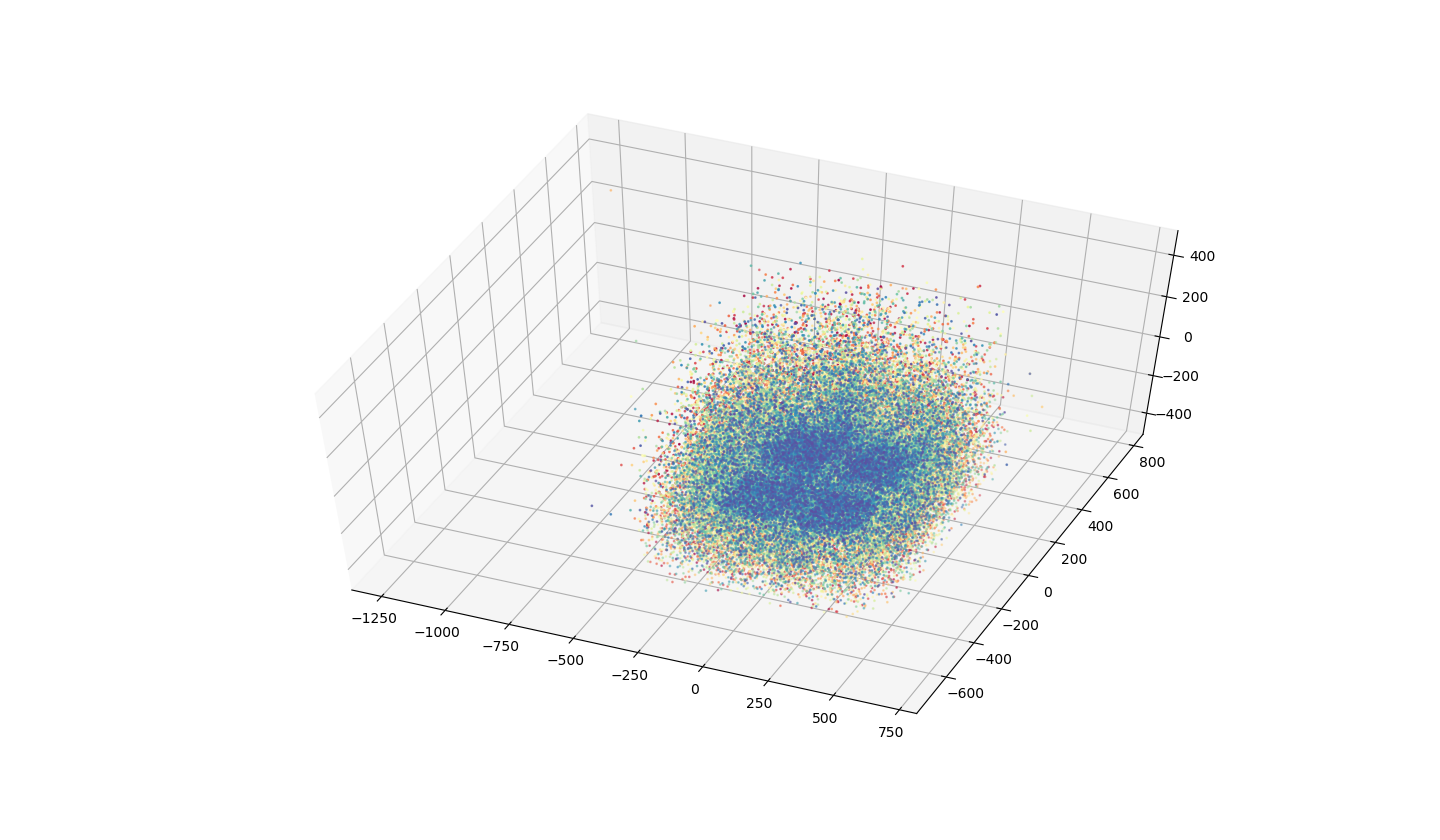

Python code for this plot:
'''
This Code uses TrackExact.txt consisting of 99k rows and 14 columns 
First 12 columns are x,y,z coordinates of vectors p,pu,q and vu respectively
We need to find u and v  to find Poca 
so,
u1 = pu-p and v1 = vu-q
now, Unit vectors of u1 and v1 will give us u and v so that we can plot Poca accurately.
Point3DPoca method of class POCA is used to calculate Poca
'''
import pandas as pd 
from Point3D import *
from Point3Dimport import *
import math
import numpy as np
import matplotlib.pyplot as plt
import matplotlib.cm as cm
from mpl_toolkits.mplot3d import Axes3D

headers = ["px","py","pz","pux","puy","puz","qx","qy","qz","vux","vuy","vuz","c1","c2"]
df = pd.read_csv("TrackExact.txt",delimiter=" ",names = headers)
#print(df.shape)


xList=[]
yList=[]
zList=[]

for index in range(df.shape[0]):
    if((index%10000)==0):
        print("Num of Events processed : "+str(index)) 
    row=df.iloc[index]
    #print row

    p = Point3D(row[0],row[1],row[2])
    #p.show()
    pu = Point3D(row[3],row[4],row[5])
    #pu.show()
    q = Point3D(row[6],row[7],row[8])
    #q.show()
    vu = Point3D(row[9],row[10],row[11])
    #vu.show()
    p21 = pu-p
  
    p43 =(vu-q)
    #p43.show()
    u = p21.Unit()
    #u.show()
    
    v = p43.Unit()
    #v.show()
    x = POCA()
    #x.Point3DPoca(p,u,q,v).show()
    pocaPt = x.Point3DPoca(p,u,q,v)
    #pocaPt.show()
    if(pocaPt[0].z < 450 and pocaPt[0].z > -450):
        xList.append(pocaPt[0].x)
        yList.append(pocaPt[0].y)
        zList.append(pocaPt[0].z)
#plt.scatter([row[13],row[14]],color=['red'])
fig = plt.figure()
ax = fig.add_subplot(111, projection='3d')

#cm = plt.get_cmap("RdYlGn") to get red yellow green
cm = plt.get_cmap("Spectral")
xArray = np.array(xList)
yArray = np.array(yList)
zArray = np.array(zList)

N = len(xList)
col=np.arange(N)

#plt.scatter (xArray,yArray,s=1,c=col,cmap=cm) for 2D scatter plot
ax.scatter(xArray,yArray,zArray,s=1,c=col,cmap=cm)  #for 3D scatter plot
plt.show()



   
   

 
    
  
  



  

  




    
     

    
    











  
